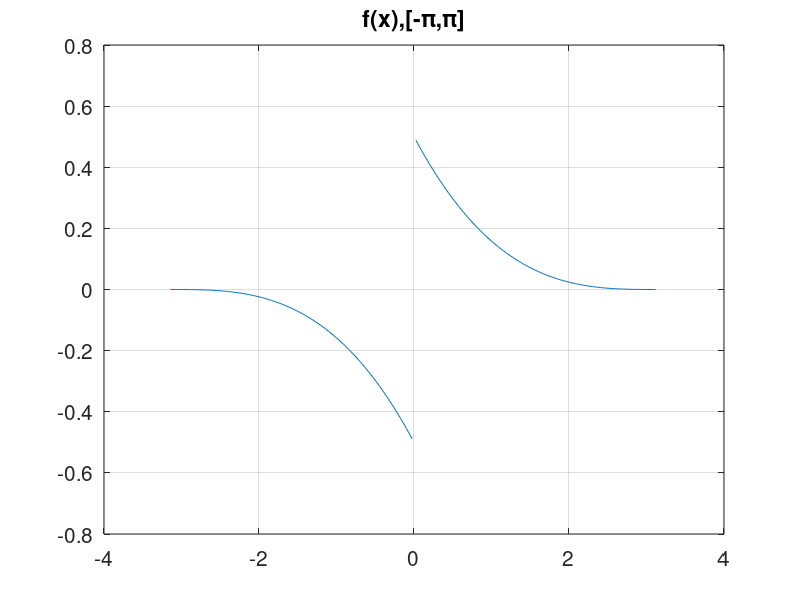
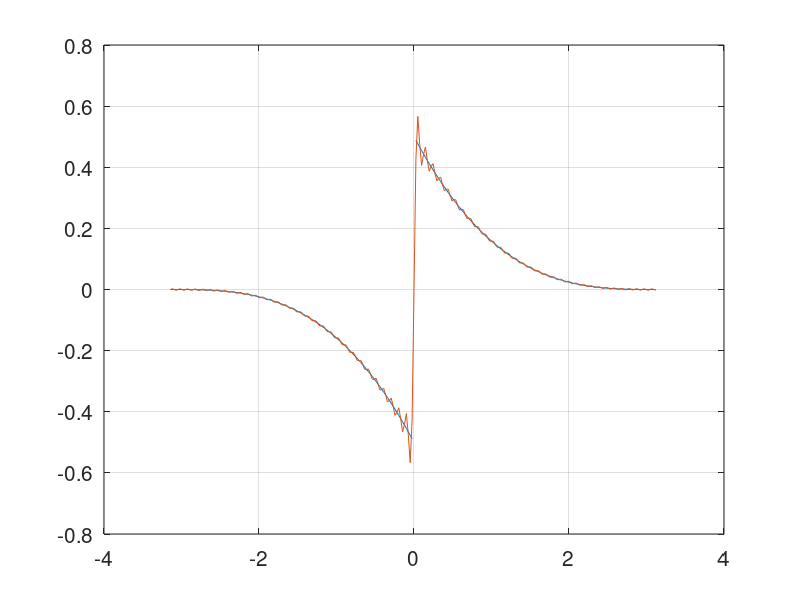

Reproduce these figures in MATLAB, in order. (Note: this script raises an error after producing the figures.)
function [sig] = UpdatedConcDesign
%% Set up Fourier modes and physical mesh.
% Clears all variables in the workspace and closes all open figures
clear all; close all; clc

% Alter figure label and text font sizes
set(0,'defaultaxesfontsize',15);
set(0,'defaulttextfontsize',15); 

N = 64;           % No. of modes to plot is 2N+1
k = (-N:N);       % The Fourier Modes
    
% The physical grid that is used for generating the concentration factors.
nPts = 256;
h = 2*pi/nPts;
x = -pi + h*(0:nPts-1).';


%% Define the function we are going to use to derive the new
%  new concentration factors.

% The template function comes from a Gram-Schmidt orthonormalization of the
% basis {(x-pi),(x-pi)^3}, normalized to have a jump of 1 at x=0. 

kern = exp(-1i*x*k);
kern_2 = exp(1i*x*k); 
alpha = 2/3 + 2*pi^2; beta = 2/5 + 4*pi^2 + 2*pi^4; theta = sqrt((3*(2/5 + 4*pi^2+ 2*pi^4)^2)/(2 + 6*pi^2));
NC = 5*(pi^3 + 3*pi^5)/(sqrt(6+18*pi^2)*(1+10*pi^2+5*pi^4)); NC = (1/2)/(NC);

fx = (NC*((pi-x)/(sqrt(alpha)) + (pi-x).^3/(theta) - (beta/alpha)*(pi-x)/(theta))).*(x>0) + ...
    (NC*((-pi-x)/(sqrt(alpha)) + (-pi-x).^3/(theta) - (beta/alpha)*(-pi-x)/(theta))).*(x<0);
fx(129) = NaN;
figure; 
plot(x,fx); grid on;
title('f(x),[-\pi,\pi]');

A = -(1i*pi.*k + exp(-1i*pi.*k) -1)./(k.^2); 
A(N+1) = pi^2/2; A = (A*NC)/(sqrt(alpha)*2*pi);
B = (-1i.*pi.*k.*(-6 + pi.*k.*(pi.*k+3.*1i)) + 6.*exp(1i.*pi.*k)-6)./(k.^4);
B(N+1) = pi^4/4; B = (NC * B)/(theta * 2*pi);
C = -(1i*pi.*k + exp(-1i*pi.*k) -1)./(k.^2); C(N+1) = pi^2/2; C = (C*NC*beta)/(alpha*theta*2*pi);

D = (-1i*pi.*k + exp(1i*pi.*k) -1)./(k.^2); D(N+1) = -(pi^2/2); D = (D*NC)/(sqrt(alpha)*2*pi);
E = -(1i.*pi.*k.*(-6 + pi.*k.*(pi.*k-3.*1i)) + 6.*exp(1i.*pi.*k)-6)./(k.^4);
E(N+1) = -(pi^4/4); E = (NC * E)/(theta * 2*pi);
F = (-1i*pi.*k + exp(1i*pi.*k) -1)./(k.^2); F(N+1) = -(pi^2/2); F = (F*NC*beta)/(alpha*theta*2*pi);

fHat = A + B - C + D + E - F;
Approx = real(fHat * kern'); 
figure;
plot(x,fx,x,Approx);  grid on; 

%% This code uses cvx to derive new concentration factors.

cvx_begin

variable sig(2*N+1) 

%variable Final_Kernel

K = zeros(length(x),2*N +1);

for j = 1:length(x)
    for a = 1:2*N +1 
         K(j,a) = 1i*fHat(a)*sign(k(a))*exp(1i*k(a) * x(j));
    end
end

minimize norm(K*sig,1)
subject to 
    K(x==0,:)*sig == 1;
cvx_end

figure; plot(k,sig); grid on; title('Concentration Factor');
figure; plot(x,real(K*sig)); grid on; title('Jump Approximation');
end